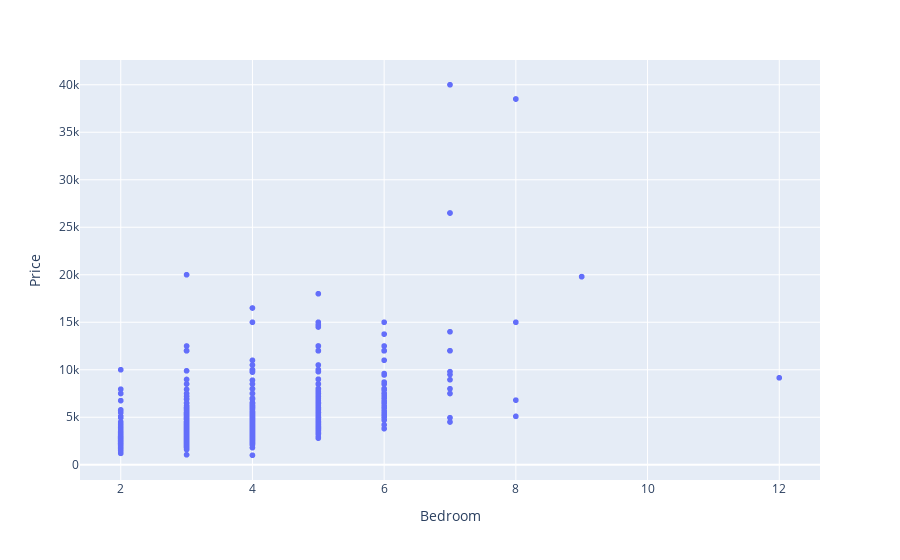

Notebook cell for this chart:
### Markdown cell above
Let's check the correlation of br, ba, location with price

### Code cell
px.scatter(merged_rentals, x='Bedroom', y='Price')

### Figure 1 — Plotly figure (JSON) as saved in the notebook; plotly's stock layout.template omitted (floating-point values rounded to 4 significant figures; data arrays with more than 128 entries replaced by an {"elided": "..."} marker saying what was removed)
{"data": [{"hovertemplate": "Bedroom=%{x}<br>Price=%{y}<extra></extra>", "legendgroup": "", "marker": {"color": "#636efa", "symbol": "circle"}, "mode": "markers", "name": "", "showlegend": false, "type": "scattergl", "x": {"elided": "1244 int values"}, "xaxis": "x", "y": {"elided": "1244 int values"}, "yaxis": "y"}], "layout": {"legend": {"tracegroupgap": 0}, "margin": {"t": 60}, "xaxis": {"anchor": "y", "domain": [0, 1], "title": {"text": "Bedroom"}}, "yaxis": {"anchor": "x", "domain": [0, 1], "title": {"text": "Price"}}}}
